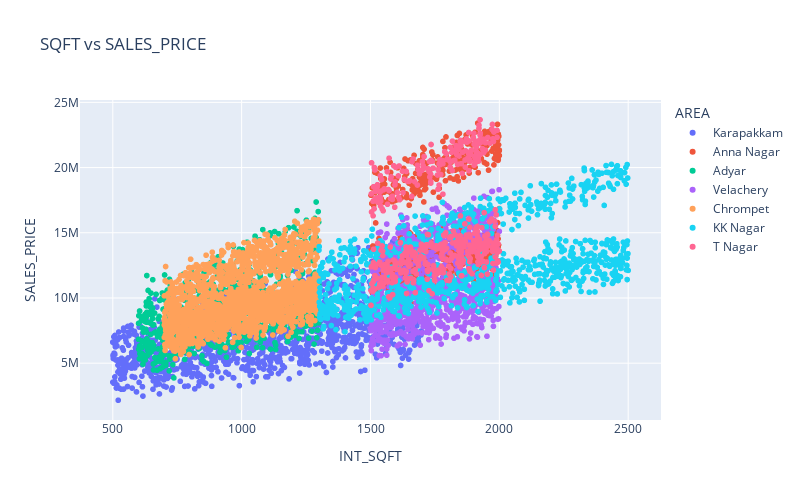

Notebook cell for this chart:
### Markdown cell above
Distribution of number of properties over the various sqft range is shown.

### Code cell
#SQFT vs Sales price
fig=px.scatter(df,x='INT_SQFT',y='SALES_PRICE',title='SQFT vs SALES_PRICE',color="AREA")
fig.update_layout(autosize=False,width=800,height=500,)
fig.show()

### Figure 1 — Plotly figure (JSON) as saved in the notebook; plotly's stock layout.template omitted (floating-point values rounded to 4 significant figures; data arrays with more than 128 entries replaced by an {"elided": "..."} marker saying what was removed)
{"data": [{"hovertemplate": "AREA=Karapakkam<br>INT_SQFT=%{x}<br>SALES_PRICE=%{y}<extra></extra>", "legendgroup": "Karapakkam", "marker": {"color": "#636efa", "symbol": "circle"}, "mode": "markers", "name": "Karapakkam", "showlegend": true, "type": "scattergl", "x": {"elided": "1366 int values"}, "xaxis": "x", "y": {"elided": "1366 int values"}, "yaxis": "y"}, {"hovertemplate": "AREA=Anna Nagar<br>INT_SQFT=%{x}<br>SALES_PRICE=%{y}<extra></extra>", "legendgroup": "Anna Nagar", "marker": {"color": "#EF553B", "symbol": "circle"}, "mode": "markers", "name": "Anna Nagar", "showlegend": true, "type": "scattergl", "x": {"elided": "788 int values"}, "xaxis": "x", "y": {"elided": "788 int values"}, "yaxis": "y"}, {"hovertemplate": "AREA=Adyar<br>INT_SQFT=%{x}<br>SALES_PRICE=%{y}<extra></extra>", "legendgroup": "Adyar", "marker": {"color": "#00cc96", "symbol": "circle"}, "mode": "markers", "name": "Adyar", "showlegend": true, "type": "scattergl", "x": {"elided": "774 int values"}, "xaxis": "x", "y": {"elided": "774 int values"}, "yaxis": "y"}, {"hovertemplate": "AREA=Velachery<br>INT_SQFT=%{x}<br>SALES_PRICE=%{y}<extra></extra>", "legendgroup": "Velachery", "marker": {"color": "#ab63fa", "symbol": "circle"}, "mode": "markers", "name": "Velachery", "showlegend": true, "type": "scattergl", "x": {"elided": "981 int values"}, "xaxis": "x", "y": {"elided": "981 int values"}, "yaxis": "y"}, {"hovertemplate": "AREA=Chrompet<br>INT_SQFT=%{x}<br>SALES_PRICE=%{y}<extra></extra>", "legendgroup": "Chrompet", "marker": {"color": "#FFA15A", "symbol": "circle"}, "mode": "markers", "name": "Chrompet", "showlegend": true, "type": "scattergl", "x": {"elided": "1702 int values"}, "xaxis": "x", "y": {"elided": "1702 int values"}, "yaxis": "y"}, {"hovertemplate": "AREA=KK Nagar<br>INT_SQFT=%{x}<br>SALES_PRICE=%{y}<extra></extra>", "legendgroup": "KK Nagar", "marker": {"color": "#19d3f3", "symbol": "circle"}, "mode": "markers", "name": "KK Nagar", "showlegend": true, "type": "scattergl", "x": {"elided": "997 int values"}, "xaxis": "x", "y": {"elided": "997 int values"}, "yaxis": "y"}, {"hovertemplate": "AREA=T Nagar<br>INT_SQFT=%{x}<br>SALES_PRICE=%{y}<extra></extra>", "legendgroup": "T Nagar", "marker": {"color": "#FF6692", "symbol": "circle"}, "mode": "markers", "name": "T Nagar", "showlegend": true, "type": "scattergl", "x": {"elided": "501 int values"}, "xaxis": "x", "y": {"elided": "501 int values"}, "yaxis": "y"}], "layout": {"autosize": false, "height": 500, "legend": {"title": {"text": "AREA"}, "tracegroupgap": 0}, "title": {"text": "SQFT vs SALES_PRICE"}, "width": 800, "xaxis": {"anchor": "y", "domain": [0, 1], "title": {"text": "INT_SQFT"}}, "yaxis": {"anchor": "x", "domain": [0, 1], "title": {"text": "SALES_PRICE"}}}}
